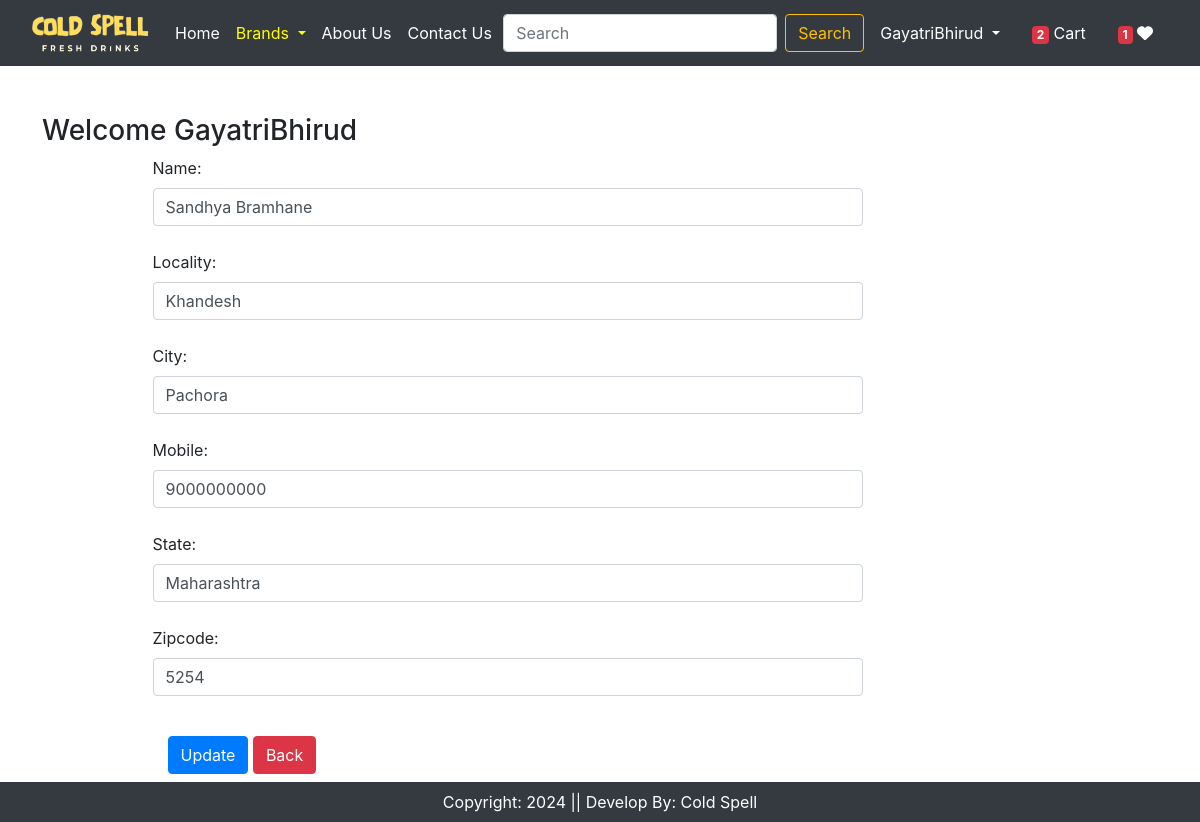
Screenshot of /updateAddress/1 (signed in) with the database file from the repository.
### app/models.py (models this page shows, shortened)
class Customer(models.Model):
    user = models.ForeignKey(User,on_delete=models.CASCADE)
    name = models.CharField(max_length=200)
    locality = models.CharField(max_length=200)
    city = models.CharField(max_length=50)
    mobile = models.IntegerField(default=0)
    zipcode = models.IntegerField()
    state = models.CharField(choices=STATE_CHOICES, max_length=100)

### app/views.py (the view, shortened to what this page needs)
# urls.py: path('updateAddress/<int:pk>',views.updateAddress.as_view(), name='updateAddress'),
@method_decorator(login_required,name='dispatch')
class updateAddress(View):
    def get(self,request,pk):
        add = Customer.objects.get(pk=pk)
        form = CustomerProfileForm(instance=add)
        totalitem = 0
        wishlist = 0
        if request.user.is_authenticated:
             totalitem = len(Cart.objects.filter(user=request.user))
             wishitem = len(Wishlist.objects.filter(user=request.user))
        return render(request,'app/updateAddress.html',locals())

### app/forms.py
class CustomerProfileForm(forms.ModelForm):
    class Meta:
      model = Customer
      fields=['name','locality','city','mobile','state','zipcode']
      widgets={
        'name':forms.TextInput(attrs={'class':'form-control'}),
        'locality':forms.TextInput(attrs={'class':'form-control'}),
        'city':forms.TextInput(attrs={'class':'form-control'}),
        'mobile':forms.NumberInput(attrs={'class':'form-control'}),
        'state':forms.Select(attrs={'class':'form-control'}),
        'zipcode':forms.NumberInput(attrs={'class':'form-control'}),
      }

### app/templates/app/updateAddress.html (shortened to what this page needs)
{% extends 'app/base.html' %}
{% load static %}
{% block main-content %}
<div class="container my-5">
    <div class="row">
        <h3>Welcome <span class="text-capitalize">{{request.user}}</span></h3>
    </div>
    <div class="col-sm-8 offset-sm-1">
        <form action="" method="post">
            {% for fm in form %}
               {{fm.label_tag}} {{fm}} <small class="text--daner">{{fm.errors|striptags}}</small><br>
            {% endfor %}
            <div class="col-12 mt-3">
                <button type="submit" class="btn btn-primary">Update</button>
                <a href="{% url 'address' %}" type='button' class='btn btn-danger'>Back</a>
            </div>
        </form>
    </div>
</div>
{% endblock main-content %}

### app/templates/app/base.html (shortened to what this page needs)
<!DOCTYPE html>
{% load static %}
<html lang="en">
<head>
  <link href="https://cdn.jsdelivr.net/npm/bootstrap@5.3.3/dist/css/bootstrap.min.css" rel="stylesheet">
  <link href="https://stackpath.bootstrapcdn.com/bootstrap/4.5.2/css/bootstrap.min.css" rel="stylesheet">
  <link rel="stylesheet" href="{% static 'app/css/owl.carousel.min.css' %}" />
  <link rel="stylesheet" href="{% static 'app/css/all.min.css' %}" />
  <link rel="stylesheet" href="{% static 'app/css/style.css' %}" />
  <link rel="stylesheet" href="https://cdnjs.cloudflare.com/ajax/libs/font-awesome/5.15.4/css/all.min.css" />
</head>
<body>
<nav class="navbar navbar-expand-lg navbar-dark bg-dark">
  <div class="container-fluid">
    <a class="navbar-brand" href="#">
      <img src="{% static 'app/images/product/logo3.png' %}" width="120" height="40">
    </a>
    <div class="collapse navbar-collapse" id="navbarSupportedContent">
      <ul class="navbar-nav me-auto mb-2 mb-lg-0">
        {% if request.user.is_authenticated %}
        <li class="nav-item">
          <a class="nav-link active" aria-current="page" href="/">Home</a>
        </li>
        <li class="nav-item dropdown">
          <a class="nav-link dropdown-toggle" href="#" role="button" data-bs-toggle="dropdown" aria-expanded="false" style="color: #FFFF00;">
            Brands
        </a>
        </li>
        <li class="nav-item">
          <a class="nav-link text-white" href="{% url 'about' %}">About Us</a>
        </li>
        <li class="nav-item">
          <a class="nav-link text-white" href="{% url 'contact' %}">Contact Us</a>
        </li>
      </ul>
      <form class="d-flex" role="search" action="/search">
        <input class="form-control me-2" type="search" placeholder="Search" name="search" aria-label="Search">
        <button class="btn btn-outline-warning" type="submit">Search</button>
      </form>
    </div>
  <ul class="navbar-nav me-auto mb-2 mb-lg-0">
      <li class="nav-item dropdown mx-2">
        <a class="nav-link dropdown-toggle text-white" href="#" id="profileDropdown" role="button" data-bs-toggle="dropdown" aria-expanded="false">
          {{ request.user.username|capfirst }}
        </a>
      </li>
      <li class="nav-item mx-2">
        <a href="{% url 'showcart' %}" class="nav-link text-white"><span class="badge bg-danger">{% if totalitem > 0 %}
          {{totalitem}}{% endif %}</span> Cart</a>
      </li>
      <li class="nav-item mx-2">
        <a href="{% url 'showwishlist' %}" class="nav-link text-white"><span class="badge bg-danger">{% if wishitem > 0 %}
          {{wishitem}}{% endif %}</span>  <i class="fa fa-heart"></i></a>
      </li>
    </ul>
      {% endif %}
  </div>
</nav>
{% block main-content %}{% endblock main-content %}
<footer class="container-fluid fixed-bottom bg-dark text-center p-2 mt-5 text-white">
  Copyright: 2024 || Develop By: Cold Spell
</footer>
</body>
</html>

### rows the page displays
Customer: form "Sandhya Bramhane" "Khandesh" "Pachora" "9000000000" "Maharashtra" "5254"

### other values shown
{{ request.user.username|capfirst }} "GayatriBhirud"
{{ totalitem }} "2"
{{ wishitem }} "1"
{{ request.user }} "GayatriBhirud"
{{ fm.label_tag }} "Name:" "Locality:" "City:" "Mobile:" "State:" "Zipcode:"
